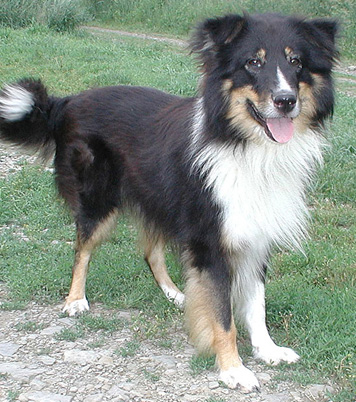
#> input picture metodos/Imagens_teste/dogs/5861.jpg, 356 x 402 px
$ python blur.py
#> lines starting #> are read from the running program, lines starting #| are printed output that depends on the picture
import cv2

# Carrega a imagem
imagem = cv2.imread("Imagens_teste/dogs/5861.jpg")
#> imagem is the input picture: shape (402, 356, 3); mean B, G, R 133.8, 145.3, 134.4

# Aplica um blur leve (5x5 kernel)
imagem_blur = cv2.GaussianBlur(imagem, (15, 15), 0)
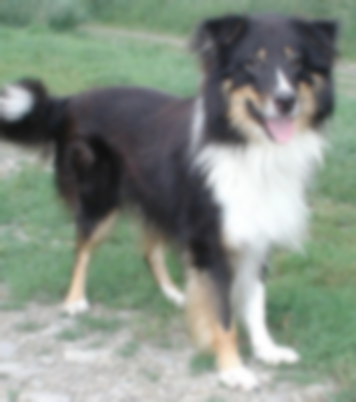
#> imagem_blur: shape (402, 356, 3); mean B, G, R 133.9, 145.3, 134.4

# Salva a imagem resultante
cv2.imwrite("Imagens_teste/dogs/imagem_blur.jpg", imagem_blur)

# Mostra a imagem original e a borrada (opcional)
cv2.imshow("Original", imagem)
cv2.imshow("Blur leve", imagem_blur)
cv2.waitKey(0)
cv2.destroyAllWindows()

$ run again, with metodos/Imagens_teste/dogs/10537.jpg copied over metodos/Imagens_teste/dogs/5861.jpg
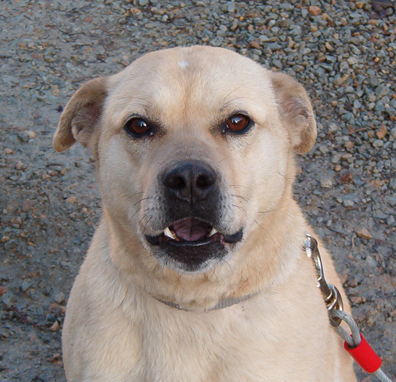
#> input picture metodos/Imagens_teste/dogs/10537.jpg, 396 x 382 px
#> imagem is the input picture: shape (382, 396, 3); mean B, G, R 123.8, 128.2, 136.8
#> `imagem_blur = cv2.GaussianBlur(imagem, (15, 15), 0)`:
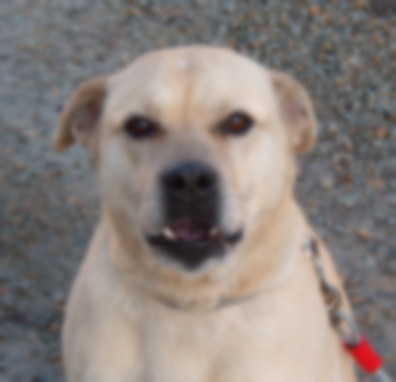
#> imagem_blur: shape (382, 396, 3); mean B, G, R 123.9, 128.2, 136.8

$ run again, with metodos/Imagens_teste/dogs/12426.jpg copied over metodos/Imagens_teste/dogs/5861.jpg
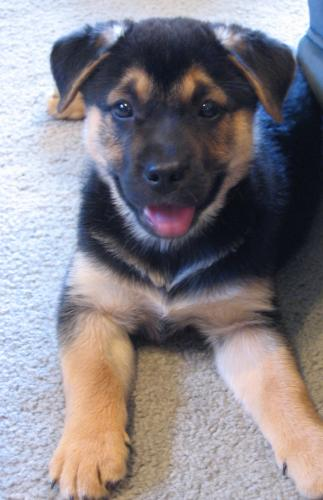
#> input picture metodos/Imagens_teste/dogs/12426.jpg, 323 x 500 px
#> imagem is the input picture: shape (500, 323, 3); mean B, G, R 136.6, 130.8, 135.6
#> `imagem_blur = cv2.GaussianBlur(imagem, (15, 15), 0)`:
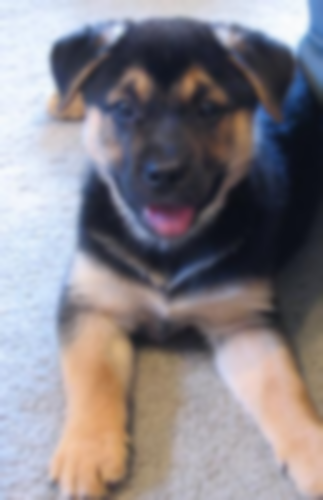
#> imagem_blur: shape (500, 323, 3); mean B, G, R 136.6, 130.8, 135.6
